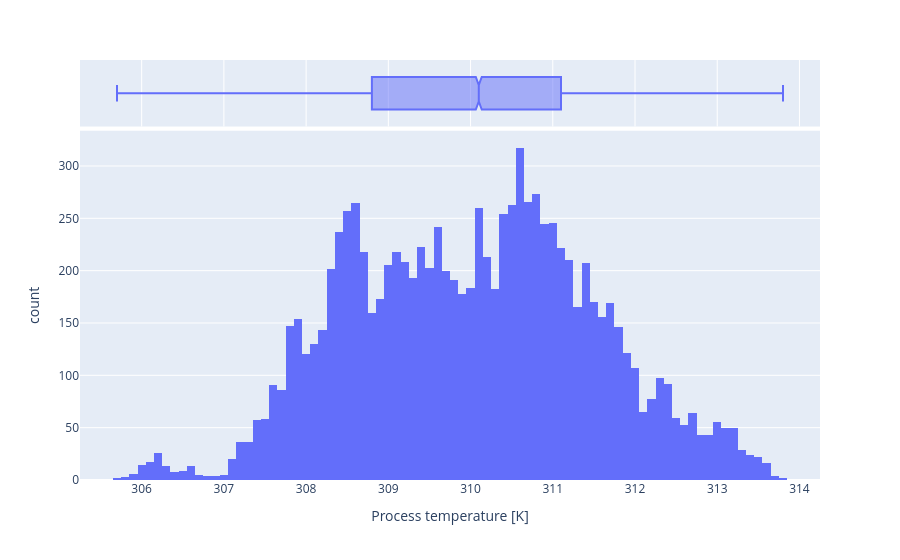

The cell this chart's notebook holds for it:
### Markdown cell above
## Let's Start Visualization With Uni,Bi,Multi-Variate
## First Uni-Variate Using Histograms

### Code cell
#Histogram of Process temperature [K] with marginal box
px.histogram(ai, x='Process temperature [K]',marginal='box')

### Figure 1 — Plotly figure (JSON) as saved in the notebook; plotly's stock layout.template omitted (floating-point values rounded to 4 significant figures; data arrays with more than 128 entries replaced by an {"elided": "..."} marker saying what was removed)
{"data": [{"alignmentgroup": "True", "bingroup": "x", "hovertemplate": "Process temperature [K]=%{x}<br>count=%{y}<extra></extra>", "legendgroup": "", "marker": {"color": "#636efa", "pattern": {"shape": ""}}, "name": "", "offsetgroup": "", "orientation": "v", "showlegend": false, "type": "histogram", "x": {"elided": "10000 float values"}, "xaxis": "x", "yaxis": "y"}, {"alignmentgroup": "True", "hovertemplate": "Process temperature [K]=%{x}<extra></extra>", "legendgroup": "", "marker": {"color": "#636efa"}, "name": "", "notched": true, "offsetgroup": "", "showlegend": false, "type": "box", "x": {"elided": "10000 float values"}, "xaxis": "x2", "yaxis": "y2"}], "layout": {"barmode": "relative", "legend": {"tracegroupgap": 0}, "margin": {"t": 60}, "xaxis": {"anchor": "y", "domain": [0, 1], "title": {"text": "Process temperature [K]"}}, "xaxis2": {"anchor": "y2", "domain": [0, 1], "matches": "x", "showgrid": true, "showticklabels": false}, "yaxis": {"anchor": "x", "domain": [0, 0.8316], "title": {"text": "count"}}, "yaxis2": {"anchor": "x2", "domain": [0.8416, 1], "matches": "y2", "showgrid": false, "showline": false, "showticklabels": false, "ticks": ""}}}
